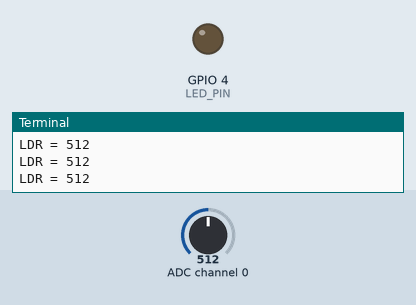
A program run on a simulated Raspberry Pi (BCM pin numbers). Shown: output pins drawn as LEDs (lit = HIGH), the last lines printed to the terminal. Inputs (shaded band) come from the test bench; at power-on: ADC channel 0 = 512 (analog values on the 0–1023 scale).

Above: at 1.2 s.
1.3 s: ADC channel 0 set to 504
At 1.9 s:
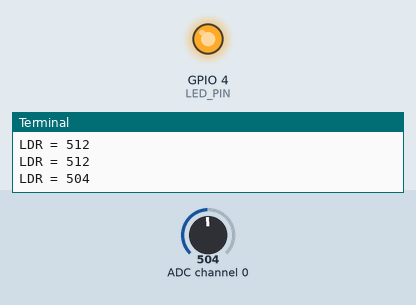
3.0 s: ADC channel 0 set to 522
At 4.2 s:
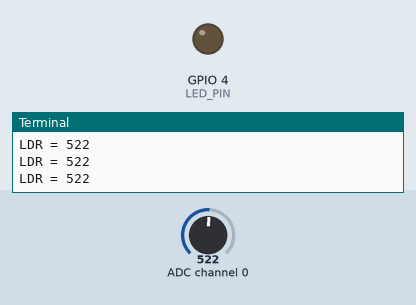
4.5 s: ADC channel 0 set to 511
At 5.4 s:
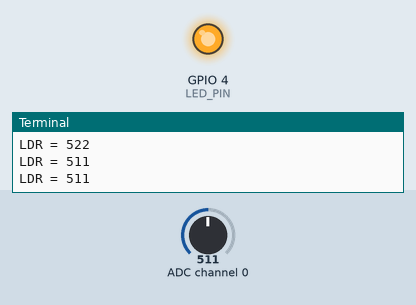
Timing chart, 0 to 7.5 s (numbered marks = the images above; inputs shaded):
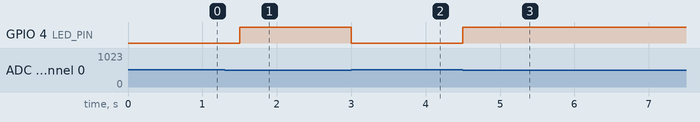

The program:

ldr_task.py
```python
import spidev
import time
import RPi.GPIO as GPIO
LED_PIN = 4
GPIO.setmode(GPIO.BCM)
GPIO.setup(LED_PIN,GPIO.OUT)

#SPI 인스턴트 생성
spi = spidev.SpiDev()

#SPI 통신 시작
spi.open(0,0 ) #bus : 0, dev(장치 번호):0  (CE0, CE1)

#SPI 통신 최대 속도 설정
spi.max_speed_hz = 1000000

# 0~7까지 채널에서 SPI 데이터 읽기
def analog_read(channel):
  # [byte_1, byte_2, byte_3]
  # byte_1 : 1
  # byte_2 : channel(0) + 8 -> 0000 1000 << 4 -> 1000 0000
  # byte_3 : 0
  ret = spi.xfer2([1, (channel + 8) << 4, 0])
  adc_out = ((ret[1] & 3) << 8) + ret[2]
  return adc_out

try:
    while True:
      ldr_value = analog_read(0)
      if ldr_value >= 512 :
        GPIO.output(LED_PIN,GPIO.LOW)
      else :
        GPIO.output(LED_PIN,GPIO.HIGH)
      print("LDR = %d" %ldr_value )
      time.sleep(0.5)
finally :
    GPIO.cleanup()
    spi.close()
```

Measured:
- the behaviour switches between 512 and 511 on ADC channel 0 (found by bisection; images 0 and 1)
- after the input at 1.3 s, GPIO 4 (LED_PIN): LOW → HIGH after 0.20 s
- after the input at 3.0 s, GPIO 4 (LED_PIN): HIGH → LOW at once
- after the input at 4.5 s, GPIO 4 (LED_PIN): LOW → HIGH at once
